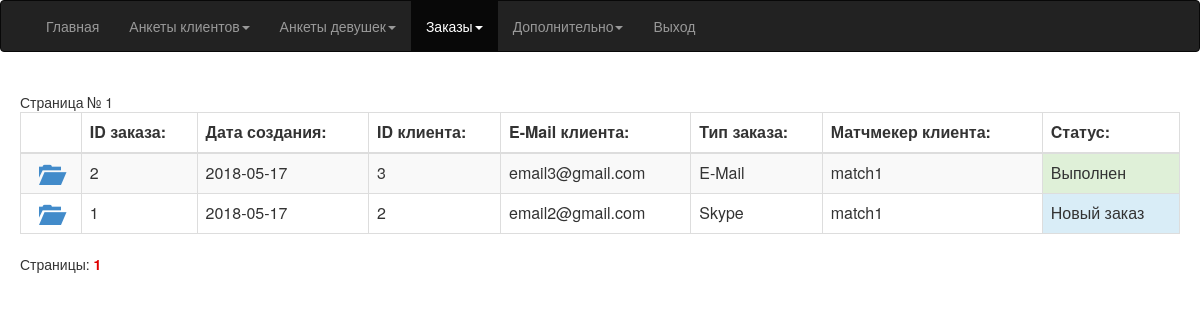
Page /matchmaker/orders.php (signed in) on the committed database.
### tables this page shows
CREATE TABLE IF NOT EXISTS `orders` (
  `order_id` int(11) NOT NULL AUTO_INCREMENT,
  `user_id` int(11) NOT NULL,
  `user_email` varchar(128) NOT NULL,
  `girl_id` int(11) NOT NULL,
  `type` int(11) NOT NULL,
  `match_login_processed` varchar(64) NOT NULL,
  `description1` text NOT NULL,
  `description2` text NOT NULL,
  `description3` text NOT NULL,
  `date_add` date NOT NULL,
  `date_end` date NOT NULL,
  `status` int(11) NOT NULL DEFAULT '0',
  PRIMARY KEY (`order_id`)
);

CREATE TABLE IF NOT EXISTS `clients` (
  `user_id` int(11) NOT NULL AUTO_INCREMENT,
  `email_client` varchar(128) NOT NULL,
  `password` varchar(128) NOT NULL,
  `first_name` varchar(64) NOT NULL,
  `last_name` varchar(64) NOT NULL,
  `country` varchar(64) NOT NULL,
  `telefon` varchar(32) NOT NULL,
  `foto` varchar(128) NOT NULL DEFAULT 'uploads/client/avatar.jpg',
  `matchmaker_login` varchar(64) NOT NULL DEFAULT 'None',
  `status_system` varchar(8) NOT NULL DEFAULT '0',
  `status_tarif` varchar(8) NOT NULL DEFAULT '0',
  `status_email` varchar(8) NOT NULL DEFAULT '0',
  `status_anketa2` varchar(8) NOT NULL DEFAULT '0',
  `status_verification` varchar(8) NOT NULL DEFAULT '0',
  `birthday` date NOT NULL,
  `date_reg` date NOT NULL,
  `utm_source` varchar(128) NOT NULL,
  PRIMARY KEY (`user_id`)
);

### matchmaker/orders.php (the view, shortened to what this page needs)
<?
$quantity=15;
$limit=3;
$page = $_GET[page];
if(!is_numeric($page)) $page=1;
$view = $_GET['view'];
if($view == "") {$view = "all"; }
switch ($view)
	{
		case all:
			$result2 = mysql_query("SELECT orders.*,clients.matchmaker_login FROM orders LEFT JOIN clients ON orders.user_id = clients.user_id;");
			$num = mysql_num_rows($result2);
		break;
	}
$pages = $num/$quantity;
$pages = ceil($pages);
$pages++;
$list=--$page*$quantity;
switch ($view)
	{
		case all:
			$zapros = "SELECT orders.*,clients.matchmaker_login FROM orders LEFT JOIN clients ON orders.user_id = clients.user_id ORDER BY order_id DESC LIMIT $quantity OFFSET $list;";
		break;
	}
?>
<html>
<head>
	<link rel="stylesheet" href="./css/bootstrap.min.css" />
	<link rel="stylesheet" href="./css/font-awesome.min.css" />
</head>
<?
include "header.php";
?>
<body>
	<div style="padding:20px;">
	<?
		$nomer = $page+1;
		echo 'Страница № ' . $nomer . '';
	?>
	<table class="table table-striped table-bordered">
		<thead>
			<tr>
				<th></th>
				<th>ID заказа:</th>
				<th>Дата создания:</th>
				<th>ID клиента:</th>
				<th>E-Mail клиента:</th>
				<th>Тип заказа:</th>
				<th>Матчмекер клиента:</th>
				<th>Cтатус:</th>
			</tr>
		</thead>
		<tbody>
			<?
				$result = mysql_query($zapros);
				$num_result = mysql_num_rows($result);
				for ($i = 0; $i<$num_result; $i++)
					{
						$row = mysql_fetch_array($result);
						$order_id = $row['order_id'];
						$date_add = $row['date_add'];
						$user_id = $row['user_id'];
						$user_email = $row['user_email'];
						$matchmaker_login = $row['matchmaker_login'];
						$type = $row['type'];
						$status = $row['status'];
						switch ($status)
							{
								case 0:
									$status_print = "Новый заказ";
									$td_class = "info";
								break;
								case 2:
									$status_print = "Выполнен";
									$td_class = "success";
								break;
							}
						switch ($type)
							{
								case 0:
									$type_print = "E-Mail";
								break;
								case 1:
									$type_print = "Skype";
								break;
							}
						echo ("
								<tr>
									<td>
									  <a href='./order.php?order_id=$order_id'><span style='font-size:22px; margin-left:10px;' class='glyphicon glyphicon-folder-open'></span></a>
									</td>
									<td>
										$order_id
									</td>
									<td>
										$date_add
									</td>
									<td>
										$user_id
									</td>
									<td>
										$user_email
									</td>
									<td>
										$type_print
									</td>
									<td>
										$matchmaker_login
									</td>
									<td class='$td_class'>
										$status_print
									</td>
								</tr>
							");
					}
					echo '</tbody></table>';
					echo 'Страницы: ';
					$_this = $page+1;
					$start = $_this-$limit;
					$end = $_this+$limit;
					for ($j = 1; $j<$pages; $j++)
						{
							if ($j>=$start && $j<=$end)
								{
									if ($j==($page+1)) echo '<a href="' . $_SERVER['SCRIPT_NAME'] . '?view='.$view.'&page=' . $j . '"><strong style="color: #df0000">' . $j . '</strong></a> &nbsp; ';
									else echo '<a href="' . $_SERVER['SCRIPT_NAME'] . '?view='.$view.'&page=' . $j . '">' . $j . '</a> &nbsp; ';
								}
						}
?>
	</div>
</body>
</html>

### rows in the picture
orders: order_id "2", date_add "2018-05-17", user "3", user_email "email3@gmail.com", type "E-Mail", user.matchmaker_login "match1", status "Выполнен"
orders: order_id "1", date_add "2018-05-17", user "2", user_email "email2@gmail.com", type "Skype", user.matchmaker_login "match1", status "Новый заказ"

### other values in the picture
$nomer "1"
